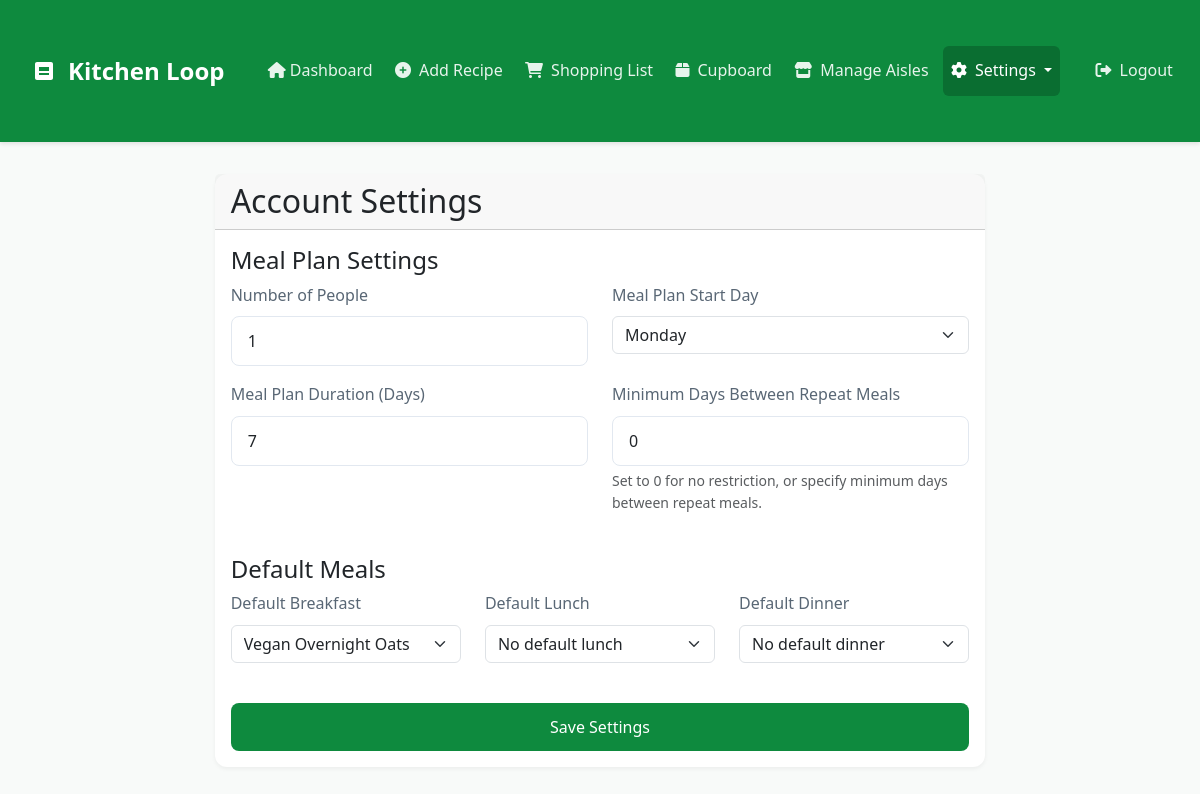
Before: /settings (signed in) with the older database file.
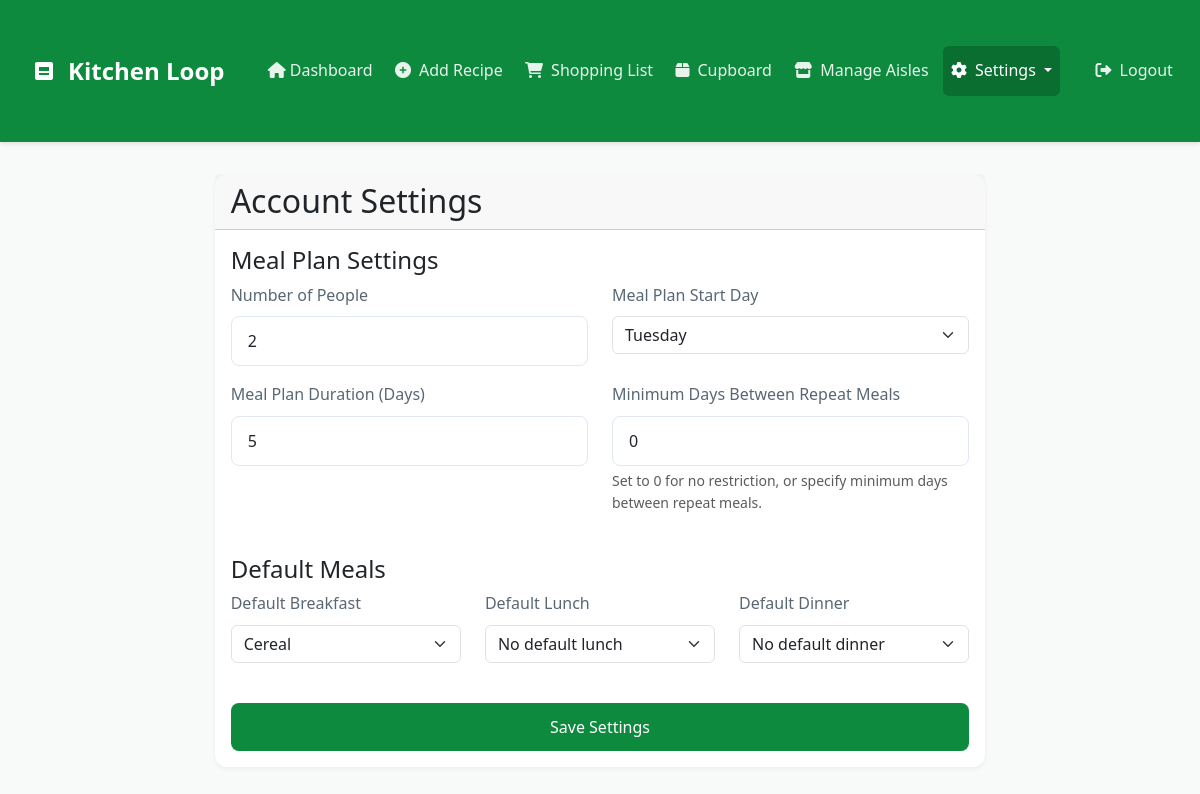
After: the same page with the newer database file.
### app.py (models this page shows, shortened)
class AccountSettings(db.Model):
    id = db.Column(db.Integer, primary_key=True)
    account_id = db.Column(db.Integer, db.ForeignKey('account.id'), nullable=False)
    num_people = db.Column(db.Integer, default=1)
    meal_plan_start_day = db.Column(db.String(10), default='Monday')  # Monday, Tuesday, etc.
    meal_plan_duration = db.Column(db.Integer, default=7)  # Number of days
    meal_repeat_interval = db.Column(db.Integer, default=0)  # 0 means no restriction, otherwise number of days
    default_breakfast_id = db.Column(db.Integer, db.ForeignKey('recipe.id'))
    default_lunch_id = db.Column(db.Integer, db.ForeignKey('recipe.id'))
    default_dinner_id = db.Column(db.Integer, db.ForeignKey('recipe.id'))
    account = db.relationship('Account', backref=db.backref('settings', uselist=False))
    default_breakfast = db.relationship('Recipe', foreign_keys=[default_breakfast_id])
    default_lunch = db.relationship('Recipe', foreign_keys=[default_lunch_id])
    default_dinner = db.relationship('Recipe', foreign_keys=[default_dinner_id])

class Recipe(db.Model):
    id = db.Column(db.Integer, primary_key=True)
    name = db.Column(db.String(150), nullable=False, unique=True)
    source_link = db.Column(db.String(500), nullable=True)
    method = db.Column(db.Text, nullable=True) # Optional
    servings = db.Column(db.Integer, nullable=False)
    is_breakfast = db.Column(db.Boolean, default=False, nullable=False)
    is_lunch = db.Column(db.Boolean, default=False, nullable=False)
    is_dinner = db.Column(db.Boolean, default=False, nullable=False)
    ingredients = db.relationship('Ingredient', backref='recipe', lazy=True, cascade="all, delete-orphan")
    account_id = db.Column(db.Integer, db.ForeignKey('account.id'), nullable=True)
    is_public = db.Column(db.Boolean, default=False, nullable=False)
    created_by = db.Column(db.Integer, db.ForeignKey('user.id'), nullable=True)
    created_at = db.Column(db.DateTime, default=datetime.utcnow, nullable=False)
    updated_at = db.Column(db.DateTime, default=datetime.utcnow, onupdate=datetime.utcnow, nullable=False)

### app.py (the view, shortened to what this page needs)
@app.route('/settings', methods=['GET', 'POST'])
@login_required
def settings():
    account = current_user.accounts.first()
    if not account:
        flash('No account found.', 'error')
        return redirect(url_for('dashboard'))
    settings = account.settings
    breakfast_recipes = Recipe.query.filter_by(is_breakfast=True).all()
    lunch_recipes = Recipe.query.filter_by(is_lunch=True).all()
    dinner_recipes = Recipe.query.filter_by(is_dinner=True).all()
    return render_template('settings.html',
                         settings=settings,
                         breakfast_recipes=breakfast_recipes,
                         lunch_recipes=lunch_recipes,
                         dinner_recipes=dinner_recipes)

### app.py (called while the page is built)
@login_manager.user_loader
def load_user(user_id):
    return User.query.get(int(user_id))

### templates/settings.html (shortened to what this page needs)
{% extends "base.html" %}
{% block content %}
<div class="row justify-content-center">
    <div class="col-md-8">
        <div class="card">
            <div class="card-header">
                <h2 class="mb-0">Account Settings</h2>
            </div>
            <div class="card-body">
                <form method="POST" class="needs-validation" novalidate>
                    <div class="mb-4">
                        <h4>Meal Plan Settings</h4>
                        <div class="row">
                            <div class="col-md-6 mb-3">
                                <label for="num_people" class="form-label">Number of People</label>
                                <input type="number" class="form-control" id="num_people" name="num_people"
                                       value="{{ settings.num_people }}" min="1" required>
                            </div>
                            <div class="col-md-6 mb-3">
                                <label for="meal_plan_start_day" class="form-label">Meal Plan Start Day</label>
                                <select class="form-select" id="meal_plan_start_day" name="meal_plan_start_day" required>
                                    {% for day in ['Monday', 'Tuesday', 'Wednesday', 'Thursday', 'Friday', 'Saturday', 'Sunday'] %}
                                    <option value="{{ day }}" {% if settings.meal_plan_start_day == day %}selected{% endif %}>
                                        {{ day }}
                                    </option>
                                    {% endfor %}
                                </select>
                            </div>
                            <div class="col-md-6 mb-3">
                                <label for="meal_plan_duration" class="form-label">Meal Plan Duration (Days)</label>
                                <input type="number" class="form-control" id="meal_plan_duration" name="meal_plan_duration"
                                       value="{{ settings.meal_plan_duration }}" min="1" max="31" required>
                            </div>
                            <div class="col-md-6 mb-3">
                                <label for="meal_repeat_interval" class="form-label">Minimum Days Between Repeat Meals</label>
                                <input type="number" class="form-control" id="meal_repeat_interval" name="meal_repeat_interval"
                                       value="{{ settings.meal_repeat_interval }}" min="0" max="31">
                                <div class="form-text">Set to 0 for no restriction, or specify minimum days between repeat meals.</div>
                            </div>
                        </div>
                    </div>
                    <div class="mb-4">
                        <h4>Default Meals</h4>
                        <div class="row">
                            <div class="col-md-4 mb-3">
                                <label for="default_breakfast" class="form-label">Default Breakfast</label>
                                <select class="form-select" id="default_breakfast" name="default_breakfast_id">
                                    {% for recipe in breakfast_recipes %}
                                    <option value="{{ recipe.id }}" {% if settings.default_breakfast_id == recipe.id %}selected{% endif %}>
                                        {{ recipe.name }}
                                    </option>
                                    {% endfor %}
                                </select>
                            </div>
                            <div class="col-md-4 mb-3">
                                <label for="default_lunch" class="form-label">Default Lunch</label>
                                <select class="form-select" id="default_lunch" name="default_lunch_id">
                                    <option value="">No default lunch</option>
                                </select>
                            </div>
                            <div class="col-md-4 mb-3">
                                <label for="default_dinner" class="form-label">Default Dinner</label>
                                <select class="form-select" id="default_dinner" name="default_dinner_id">
                                    <option value="">No default dinner</option>
                                </select>
                            </div>
                        </div>
                    </div>
                    <div class="d-grid gap-2">
                        <button type="submit" class="btn btn-primary">Save Settings</button>
                    </div>
                </form>
            </div>
        </div>
    </div>
</div>
{% endblock %}

### templates/base.html (shortened to what this page needs)
<!DOCTYPE html>
<html lang="en">
<head>
    <link href="https://cdn.jsdelivr.net/npm/bootstrap@5.3.0/dist/css/bootstrap.min.css" rel="stylesheet">
    <link href="https://cdnjs.cloudflare.com/ajax/libs/font-awesome/6.0.0/css/all.min.css" rel="stylesheet">
</head>
<body>
    <nav class="navbar navbar-expand-lg navbar-dark">
        <div class="container">
            <a class="navbar-brand" href="{{ url_for('dashboard') }}">
                <svg xmlns="http://www.w3.org/2000/svg" viewBox="0 0 24 24" width="24" height="24" fill="white">
                    <path d="M19 3H5c-1.1 0-2 .9-2 2v14c0 1.1.9 2 2 2h14c1.1 0 2-.9 2-2V5c0-1.1-.9-2-2-2zm-2 13H7v-2h10v2zm0-4H7V8h10v4z"/>
                </svg>
                Kitchen Loop
            </a>
            <div class="collapse navbar-collapse" id="navbarNav">
                <ul class="navbar-nav me-auto">
                    {% if current_user.is_authenticated %}
                        <li class="nav-item">
                            <a class="nav-link {% if request.endpoint == 'dashboard' %}active{% endif %}" href="{{ url_for('dashboard') }}">
                                <i class="fas fa-home"></i> Dashboard
                            </a>
                        </li>
                        <li class="nav-item">
                            <a class="nav-link {% if request.endpoint == 'add_recipe' %}active{% endif %}" href="{{ url_for('add_recipe') }}">
                                <i class="fas fa-plus-circle me-2"></i>Add Recipe
                            </a>
                        </li>
                        <li class="nav-item">
                            <a class="nav-link {% if request.endpoint == 'shopping_list' %}active{% endif %}" href="{{ url_for('shopping_list') }}">
                                <i class="fas fa-shopping-cart me-2"></i>Shopping List
                            </a>
                        </li>
                        <li class="nav-item">
                            <a class="nav-link {% if request.endpoint == 'cupboard' %}active{% endif %}" href="{{ url_for('cupboard') }}">
                                <i class="fas fa-box me-2"></i>Cupboard
                            </a>
                        </li>
                        <li class="nav-item">
                            <a class="nav-link {% if request.endpoint == 'manage_aisles' %}active{% endif %}" href="{{ url_for('manage_aisles') }}">
                                <i class="fas fa-store me-2"></i>Manage Aisles
                            </a>
                        </li>
                        <li class="nav-item dropdown">
                            <a class="nav-link dropdown-toggle {% if request.endpoint in ['settings', 'manage_users'] %}active{% endif %}" href="#" id="settingsDropdown" role="button" data-bs-toggle="dropdown" aria-expanded="false">
                                <i class="fas fa-cog me-2"></i>Settings
                            </a>
                        </li>
                    {% endif %}
                </ul>
                <ul class="navbar-nav">
                    {% if current_user.is_authenticated %}
                        <li class="nav-item">
                            <a class="nav-link" href="{{ url_for('logout') }}">
                                <i class="fas fa-sign-out-alt me-2"></i>Logout
                            </a>
                        </li>
                    {% endif %}
                </ul>
            </div>
        </div>
    </nav>
    <div class="container">
            {% block content %}{% endblock %}
    </div>
</body>
</html>

### templates/base.html (style rules this page uses)
:root { --brand-primary: #0E8A3E; --brand-secondary: #0A6E31; --brand-light: #E8F5E9; --brand-dark: #064023; --text-primary: #2C3E50; --text-secondary: #596775; --background-light: #F8FAF9; }
body { background-color: var(--background-light); font-family: 'Segoe UI', Tahoma, Geneva, Verdana, sans-serif; color: var(--text-primary); line-height: 1.6; }
.navbar { background-color: var(--brand-primary) !important; box-shadow: 0 2px 4px rgba(0,0,0,0.1); padding: 0.75rem 0; }
.navbar-brand { font-size: 1.5rem; font-weight: 600; color: white !important; padding: 0.5rem 1rem; transition: color 0.3s ease; display: flex; align-items: center; gap: 0.75rem; }
.navbar-brand svg { width: 24px; height: 24px; }
.nav-link { font-weight: 500; padding: 0.75rem 1rem; color: rgba(255,255,255,0.9) !important; transition: all 0.3s ease; border-radius: 6px; margin: 0 0.2rem; }
.nav-link.active { color: white !important; background-color: var(--brand-secondary); }
.card { border: none; border-radius: 12px; box-shadow: 0 2px 4px rgba(0,0,0,0.05); transition: transform 0.2s ease, box-shadow 0.2s ease; background-color: white; margin-bottom: 1.5rem; }
.btn-primary { background-color: var(--brand-primary); border: none; padding: 0.75rem 1.5rem; font-weight: 500; border-radius: 8px; transition: all 0.3s ease; }
.form-control { padding: 0.75rem 1rem; border-radius: 8px; border: 1px solid #E2E8F0; font-size: 1rem; transition: all 0.3s ease; }
.container { max-width: 1200px; padding: 2rem 1rem; }
.form-label { font-weight: 500; color: var(--text-secondary); margin-bottom: 0.5rem; }

Changed rows visible on the page:
changed AccountSettings: num_people "1" → "2"; meal_plan_start_day "Monday" → "Tuesday"; meal_plan_duration "7" → "5"; default_breakfast_id "Vegan Overnight Oats" → "Cereal"
